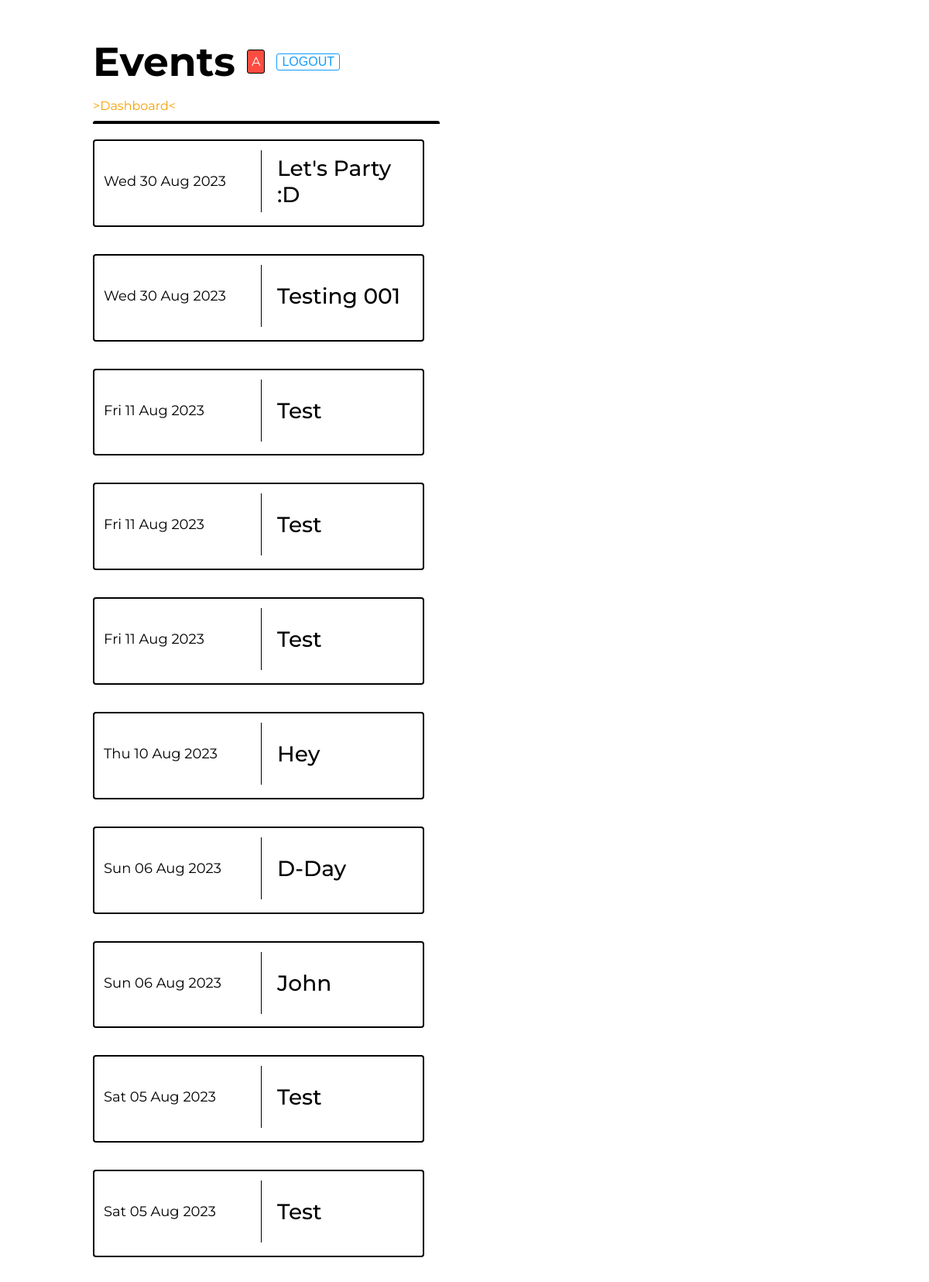
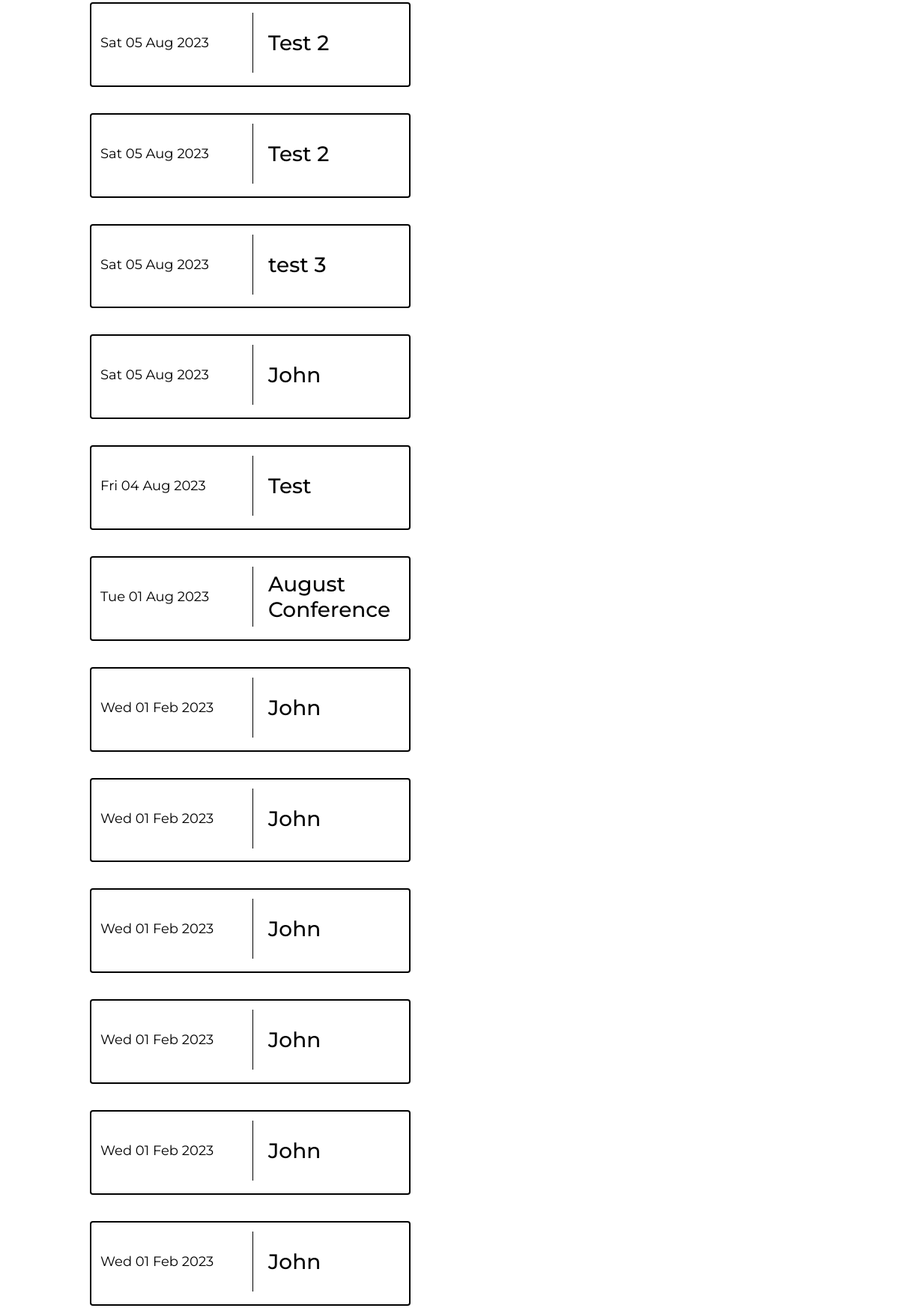
The page / (upper part) on the database its author committed (2 pictures, top to bottom).
### helpers/db_manager.py (models this page shows)
    class Event(db.Model):
        id =  db.Column(db.Integer, primary_key=True)
        date = db.Column(db.String)
        title = db.Column(db.String)

### app.py (the view)
@app.route("/")
def events():
    try:
        event_records = db_manager.get_events(db, event_table)
    except Exception as e:
        app.logger.error(f"failed to retrieve event records: {e}")
    return render_template("events.html", events=event_records)

### helpers/db_manager.py (called while the page is built)
def get_events(db, event_table):
    event_records = db.session.execute(db.select(event_table).order_by(event_table.id)).scalars().all()
    return sort_fmt_event_records(event_records)

def get_date(obj):
    return datetime.strptime(obj.date, '%Y-%m-%d')

def fmt_event_records(events):
    for event in events:
        if event.date != "":
            event_date = datetime.strptime(event.date, '%Y-%m-%d')
            event.date = event_date.strftime("%a %d %b %Y")
    return events

def sort_fmt_event_records(events):
    sorted_asc_list = sorted(events, key=get_date, reverse=True)
    return fmt_event_records(sorted_asc_list)

### templates/events.html (shortened to what this page needs)
{%extends "base.html"%}
{%block page_title%}Events{%endblock%}
{%block content%}
    <a class="dashboard-link"href="/dashboard">>Dashboard<</a>
    <div class="events-holder">
        {%for event in events%}
            <div class="event">
                <div class="event-content">
                    <div class="date">
                        <p>{{event.date}}</p>
                    </div>
                    <div class="title">
                        <h1>{{event.title}}</h1>
                    </div>
                </div>
            </div>
        {%endfor%}
    </div>
{%endblock%}

### static/css/events.css (style rules this page uses)
.dashboard-link { color: #F3A205; text-decoration: none; }
.dashboard-events-holder, .events-holder { border-radius: 3px; width: 28rem; padding: 20px 0px 20px 0px; overflow-y: scroll; height: 70vh; display: flex; flex-direction: column; gap: 35px; border-top: 4px solid #000; border-bottom: 4px solid #000; margin-top: 10px; margin-bottom: 10px; }
.event, .dashboard-event, .delete-event { border: 2px solid #000; border-radius: 4px; width: 25rem; min-height: 5.3rem; overflow: auto; padding: 12px; }
.event-content, .dashboard-event-content, .delete-event-content { display: flex; align-items: center; gap: 20px; flex-wrap: wrap; }
.delete-event-content .date, .dashboard-event-content .date, .event-content .date { font-size: 18px; font-weight: 400; border-right: 1px solid #000; height: 5rem; display: flex; justify-content: center; flex-direction: column; flex: 2; }
.delete-event-content .title h1, .dashboard-event-content .title h1, .event-content .title h1 { font-size: 28px; font-weight: 500; }
.delete-event-content .title, .dashboard-event-content .title, .event-content .title { flex: 1; min-width: 11rem; }

### static/css/base.css (style rules this page uses)
body { padding: 0px; margin: 0px; box-sizing: border-box; font-family: 'Montserrat', sans-serif; }
p, h1 { margin: 0px; }

### rows shown on the page
Event: date "Wed 30 Aug 2023", title "Let's Party :D"
Event: date "Wed 30 Aug 2023", title "Testing 001"
Event: date "Fri 11 Aug 2023", title "Test"
Event: date "Fri 11 Aug 2023", title "Test"
Event: date "Fri 11 Aug 2023", title "Test"
Event: date "Thu 10 Aug 2023", title "Hey"
Event: date "Sun 06 Aug 2023", title "D-Day"
Event: date "Sun 06 Aug 2023", title "John"
Event: date "Sat 05 Aug 2023", title "Test"
Event: date "Sat 05 Aug 2023", title "Test"
Event: date "Sat 05 Aug 2023", title "Test 2"
Event: date "Sat 05 Aug 2023", title "Test 2"
Event: date "Sat 05 Aug 2023", title "test 3"
Event: date "Sat 05 Aug 2023", title "John"
Event: date "Fri 04 Aug 2023", title "Test"
Event: date "Tue 01 Aug 2023", title "August Conference"
Event: date "Wed 01 Feb 2023", title "John"
Event: date "Wed 01 Feb 2023", title "John"
Event: date "Wed 01 Feb 2023", title "John"
Event: date "Wed 01 Feb 2023", title "John"
Event: date "Wed 01 Feb 2023", title "John"
Event: date "Wed 01 Feb 2023", title "John"
